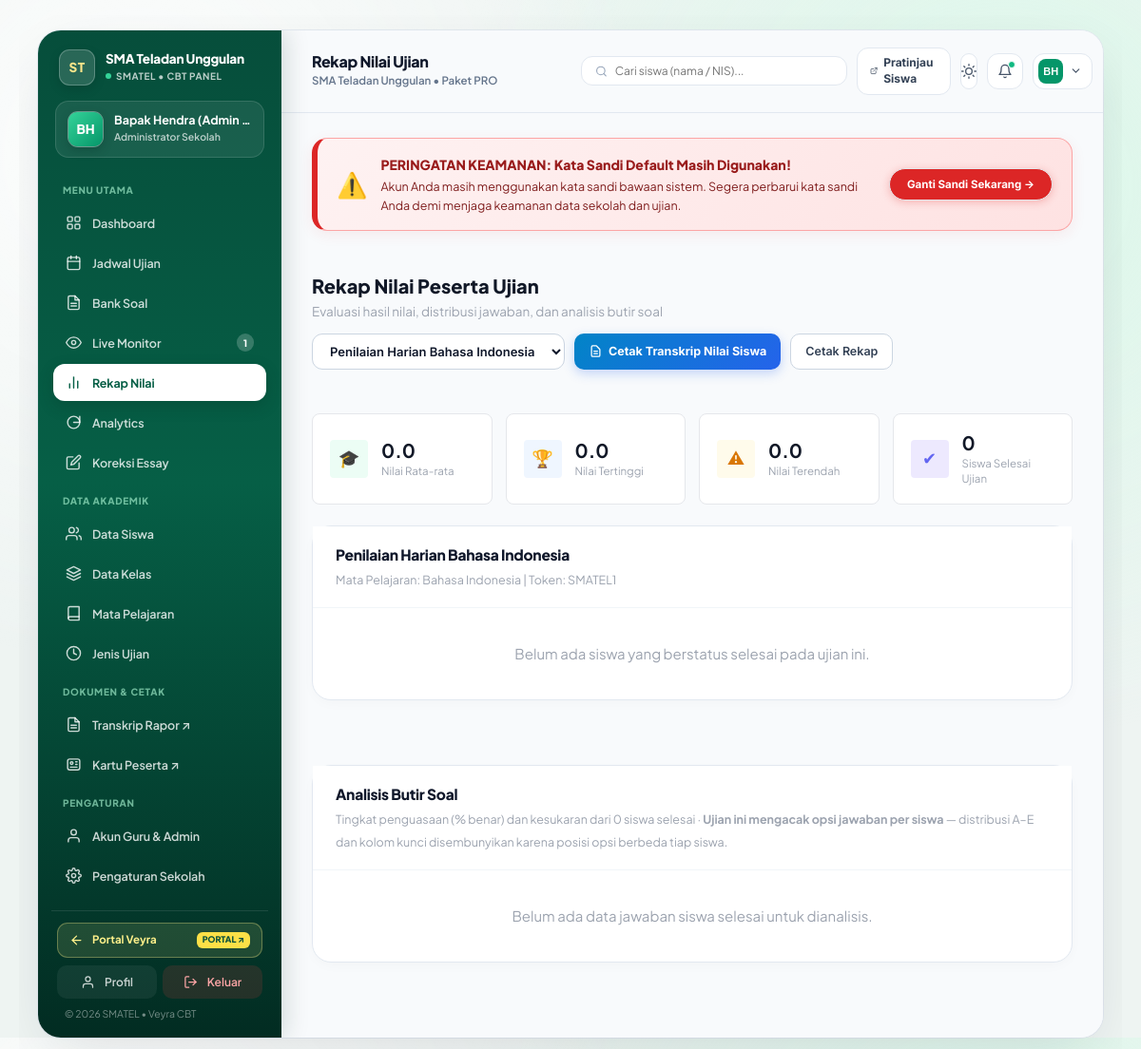
/admin/results.php (signed in), run on the app's committed database.
### tables this page shows
CREATE TABLE `tenants` (
    `id` INT AUTO_INCREMENT PRIMARY KEY,
    `code` VARCHAR(30) NOT NULL UNIQUE,
    `slug` VARCHAR(60) NOT NULL UNIQUE,
    `subdomain` VARCHAR(60) NULL,
    `name` VARCHAR(150) NOT NULL,
    `logo_url` VARCHAR(255) NULL,
    `logo` VARCHAR(500) NULL,
    `address` TEXT NULL,
    `phone` VARCHAR(30) NULL,
    `package` VARCHAR(50) NOT NULL DEFAULT 'pro',
    `student_quota` INT NOT NULL DEFAULT 500,
    `is_active` TINYINT(1) NOT NULL DEFAULT 1,
    `created_at` DATETIME NOT NULL DEFAULT CURRENT_TIMESTAMP
);

CREATE TABLE `exams` (
    `id` INT AUTO_INCREMENT PRIMARY KEY,
    `tenant_id` INT NOT NULL,
    `bank_id` INT NOT NULL,
    `class_id` INT NULL,
    `title` VARCHAR(150) NOT NULL,
    `duration_minutes` INT NOT NULL DEFAULT 60,
    `token` VARCHAR(10) NOT NULL,
    `start_time` DATETIME NOT NULL,
    `end_time` DATETIME NOT NULL,
    `randomize_questions` TINYINT(1) NOT NULL DEFAULT 1,
    `randomize_options` TINYINT(1) NOT NULL DEFAULT 0,
    `question_count` INT NULL DEFAULT NULL,
    `show_score_immediately` TINYINT(1) NOT NULL DEFAULT 1,
    `max_violations` INT NOT NULL DEFAULT 3,
    `is_active` TINYINT(1) NOT NULL DEFAULT 1,
    `created_at` DATETIME NOT NULL DEFAULT CURRENT_TIMESTAMP,
    INDEX `idx_exams_tenant` (`tenant_id`),
    INDEX `idx_ex_tenant_active` (`tenant_id`, `is_active`),
    INDEX `idx_ex_time` (`start_time`, `end_time`),
    CONSTRAINT `fk_exams_tenant` FOREIGN KEY (`tenant_id`) REFERENCES `tenants` (`id`) ON DELETE CASCADE,
    CONSTRAINT `fk_exams_bank` FOREIGN KEY (`bank_id`) REFERENCES `question_banks` (`id`) ON DELETE CASCADE
);

CREATE TABLE `subjects` (
    `id` INT AUTO_INCREMENT PRIMARY KEY,
    `tenant_id` INT NOT NULL,
    `code` VARCHAR(20) NULL,
    `name` VARCHAR(100) NOT NULL,
    `created_at` DATETIME NOT NULL DEFAULT CURRENT_TIMESTAMP,
    INDEX `idx_subjects_tenant` (`tenant_id`),
    CONSTRAINT `fk_subjects_tenant` FOREIGN KEY (`tenant_id`) REFERENCES `tenants` (`id`) ON DELETE CASCADE
);

### admin/results.php (the view, shortened to what the rows shown need)
<?php
$pageTitle = "Rekap Nilai Ujian";
require_once __DIR__ . '/_bootstrap.php';
$examId = (int)($_GET['exam_id'] ?? 0);
$examsList = Database::fetchAll("SELECT id, title, token FROM exams WHERE tenant_id = ? ORDER BY id DESC", [$tenantId]);
if ($examId === 0 && !empty($examsList)) {
    $examId = (int)$examsList[0]['id'];
}
$selectedExam = Database::fetch(
    "SELECT e.*, qb.title as bank_title, s.name as subject_name
     FROM exams e
     JOIN question_banks qb ON e.bank_id = qb.id
     JOIN subjects s ON qb.subject_id = s.id
     WHERE e.id = ? AND e.tenant_id = ?",
    [$examId, $tenantId]
);
$results = [];
$avgScore = 0.0;
$maxScore = 0.0;
$minScore = 0.0;
$optsRandom = $selectedExam && (int)$selectedExam['randomize_questions'] === 1;
if ($selectedExam) {
    $results = Database::fetchAll(
        "SELECT es.*, st.name as student_name, st.nis, c.name as class_name,
                (SELECT COUNT(*) FROM exam_answers WHERE session_id = es.id AND is_correct = 1) as correct_count,
                (SELECT COUNT(*) FROM exam_answers ea_w
                 JOIN questions qw ON ea_w.question_id = qw.id
                 WHERE ea_w.session_id = es.id
                    AND (ea_w.student_answer IS NOT NULL OR ea_w.answer_text IS NOT NULL)
                    AND ea_w.is_correct = 0
                    AND qw.question_type != 'essay') as wrong_count,
                (SELECT COUNT(*) FROM exam_answers WHERE session_id = es.id
                    AND student_answer IS NULL AND answer_text IS NULL) as empty_count,
                (SELECT COUNT(*) FROM exam_answers ea2
                 JOIN questions q2 ON ea2.question_id = q2.id
                 WHERE ea2.session_id = es.id
                    AND q2.question_type = 'essay'
                    AND ea2.answer_text IS NOT NULL
                    AND ea2.essay_score IS NOT NULL
                    AND ea2.is_correct = 0) as partial_count,
                (SELECT COUNT(*) FROM exam_answers WHERE session_id = es.id
                    AND answer_text IS NOT NULL AND essay_score IS NULL) as ungraded_count
         FROM exam_sessions es
         JOIN students st ON es.student_id = st.id
         LEFT JOIN classes c ON st.class_id = c.id
         WHERE es.exam_id = ? AND es.tenant_id = ? AND es.status = 'completed'
         ORDER BY es.score DESC, st.name ASC",
        [$examId, $tenantId]
    );
}
$itemAnalysis = [];
if ($selectedExam) {
    $itemAnalysis = Database::fetchAll(
        "SELECT q.id, q.question_text, q.correct_answer, q.points,
                COUNT(ea.id) as answered_count,
                SUM(CASE WHEN ea.is_correct = 1 THEN 1 ELSE 0 END) as correct_count,
                SUM(CASE WHEN ea.student_answer IS NULL AND ea.answer_text IS NULL THEN 1 ELSE 0 END) as blank_count,
                SUM(CASE WHEN ea.answer_text IS NOT NULL AND ea.essay_score IS NULL THEN 1 ELSE 0 END) as ungraded_count,
                SUM(CASE WHEN ea.student_answer = 'A' THEN 1 ELSE 0 END) as pick_a,
                SUM(CASE WHEN ea.student_answer = 'B' THEN 1 ELSE 0 END) as pick_b,
                SUM(CASE WHEN ea.student_answer = 'C' THEN 1 ELSE 0 END) as pick_c,
                SUM(CASE WHEN ea.student_answer = 'D' THEN 1 ELSE 0 END) as pick_d,
                SUM(CASE WHEN ea.student_answer = 'E' THEN 1 ELSE 0 END) as pick_e
         FROM questions q
         LEFT JOIN exam_answers ea ON ea.question_id = q.id
             AND ea.session_id IN (SELECT id FROM exam_sessions WHERE exam_id = :exam_id AND tenant_id = :tenant_id AND status = 'completed')
         WHERE q.bank_id = :bank_id
         GROUP BY q.id
         ORDER BY q.id ASC",
        ['exam_id' => $examId, 'tenant_id' => $tenantId, 'bank_id' => $selectedExam['bank_id']]
    );
}
require_once __DIR__ . '/header.php';
?>
<div style="display: flex; justify-content: space-between; align-items: center; margin-bottom: 24px; flex-wrap: wrap; gap: 12px;">
    <div>
        <h2 style="font-size: 20px; font-weight: 800; color: var(--text-heading);">Rekap Nilai Peserta Ujian</h2>
    </div>
</div>
<?php if (!$selectedExam): ?>
    <div class="card">
        <div class="card-body" style="text-align: center; padding: 48px; color: var(--text-muted);">
            Belum ada data ujian yang dipilih.
        </div>
    </div>
<?php else: ?>
    <div class="stats-grid">
        <div class="stat-card">
            <div class="stat-icon icon-emerald">&#127891;</div>
            <div class="stat-info">
                <div class="stat-value"><?= number_format($avgScore, 1) ?></div>
                <div class="stat-label">Nilai Rata-rata</div>
            </div>
        </div>
        <div class="stat-card">
            <div class="stat-icon icon-blue">&#127942;</div>
            <div class="stat-info">
                <div class="stat-value"><?= number_format($maxScore, 1) ?></div>
                <div class="stat-label">Nilai Tertinggi</div>
            </div>
        </div>
        <div class="stat-card">
            <div class="stat-icon icon-amber">&#9888;</div>
            <div class="stat-info">
                <div class="stat-value"><?= number_format($minScore, 1) ?></div>
                <div class="stat-label">Nilai Terendah</div>
            </div>
        </div>
        <div class="stat-card">
            <div class="stat-icon icon-indigo">&#10004;</div>
            <div class="stat-info">
                <div class="stat-value"><?= count($results) ?></div>
                <div class="stat-label">Siswa Selesai Ujian</div>
            </div>
        </div>
    </div>
    <div class="card">
        <div class="card-header">
            <div>
                <h3 class="card-title"><?= htmlspecialchars($selectedExam['title']) ?></h3>
                <small style="color: var(--text-muted);">Mata Pelajaran: <?= htmlspecialchars($selectedExam['subject_name']) ?> | Token: <?= htmlspecialchars($selectedExam['token']) ?></small>
            </div>
        </div>
        <div class="card-body" style="padding: 0;">
            <?php if (empty($results)): ?>
                <p style="padding: 36px; text-align: center; color: var(--text-muted);">Belum ada siswa yang berstatus selesai pada ujian ini.</p>
            <?php endif; ?>
        </div>
    </div>
    <div class="card" style="margin-top: 24px;">
        <div class="card-header">
            <div>
                <h3 class="card-title">Analisis Butir Soal</h3>
                <small style="color: var(--text-muted);">
                    Tingkat penguasaan (% benar) dan kesukaran dari <?= count($results) ?> siswa selesai
                    <?php if ($optsRandom): ?>
                        &middot; <b>Ujian ini mengacak opsi jawaban per siswa</b> — distribusi A–E dan kolom kunci disembunyikan karena posisi opsi berbeda tiap siswa.
                    <?php else: ?>
                        dan distribusi pilihan jawaban
                    <?php endif; ?>
                </small>
            </div>
        </div>
        <div class="card-body" style="padding: 0;">
            <?php if (empty($itemAnalysis) || count($results) === 0): ?>
                <p style="padding: 36px; text-align: center; color: var(--text-muted);">Belum ada data jawaban siswa selesai untuk dianalisis.</p>
            <?php endif; ?>
        </div>
    </div>
<?php endif; ?>
<?php require_once __DIR__ . '/footer.php'; ?>

### admin/header.php (shortened to what the rows shown need)
<?php
require_once __DIR__ . '/../core/Database.php';
require_once __DIR__ . '/../core/Tenant.php';
$school = Tenant::get();
$ssoConfigFile = __DIR__ . '/../config/sso.php';
$ssoConfig = file_exists($ssoConfigFile) ? (require $ssoConfigFile) : [];
$isLocalHost = in_array($_SERVER['HTTP_HOST'] ?? 'localhost', ['localhost', '127.0.0.1'], true)
    || strpos($_SERVER['HTTP_HOST'] ?? '', 'localhost:') === 0
    || substr($_SERVER['HTTP_HOST'] ?? '', -5) === '.test';
$portalBaseUrl = rtrim((string)($ssoConfig['sso_server_url'] ?? ($isLocalHost ? 'http://localhost/veyraeducate/public' : 'https://veyracreative.site')), '/');
$portalDashboardUrl = $portalBaseUrl . '/dashboard';
?>
<!DOCTYPE html>
<html lang="id">
<head>
    <link rel="stylesheet" href="../assets/css/style.css?v=<?= filemtime(__DIR__ . '/../assets/css/style.css') ?>">
</head>
<body class="admin-fan-page">
<div class="fan-app-canvas">
    <aside class="fan-sidebar" id="fanSidebar">
        <div>
            <div class="fan-sidebar-brand-row">
                <a href="<?= htmlspecialchars($portalDashboardUrl) ?>" class="fan-sidebar-brand" style="display: flex; align-items: center; gap: 11px; text-decoration: none; color: inherit; min-width: 0; flex: 1;" title="Kembali ke Portal Veyra: <?= htmlspecialchars($school['name'] ?? 'CBT Online') ?>">
                    <div style="min-width: 0; flex: 1;">
                        <div style="font-size: 13.5px; font-weight: 800; letter-spacing: -0.2px; line-height: 1.25; overflow: hidden; text-overflow: ellipsis; white-space: nowrap;" title="<?= htmlspecialchars($school['name'] ?? 'CBT Online') ?>">
                            <?= htmlspecialchars($school['name'] ?? 'CBT Online') ?>
                        </div>
                        <div style="font-size: 10px; color: rgba(255, 255, 255, 0.72); font-weight: 700; margin-top: 2px; text-transform: uppercase; letter-spacing: 0.5px; display: flex; align-items: center; gap: 5px;">
                            <span style="width: 6px; height: 6px; border-radius: 50%; background: #34d399; display: inline-block;"></span>
                            <span style="overflow: hidden; text-overflow: ellipsis; white-space: nowrap;"><?= htmlspecialchars($school['code']) ?> &bull; CBT Panel</span>
                        </div>
                    </div>
                </a>
            </div>
        </div>
        <div class="fan-sidebar-bottom">
            <a href="<?= htmlspecialchars($portalDashboardUrl) ?>" class="fan-portal-return-btn" title="Kembali ke Dashboard Portal Utama Veyra Educate">
                <svg class="fan-nav-svg" viewBox="0 0 24 24" fill="none" stroke="currentColor" stroke-width="2.3" style="width: 15px; height: 15px;">
                    <line x1="19" y1="12" x2="5" y2="12"></line>
                    <polyline points="12 19 5 12 12 5"></polyline>
                </svg>
                <span>Portal Veyra</span>
                <span class="fan-portal-badge">PORTAL ↗</span>
            </a>
            <div style="display: flex; gap: 6px;">
                <a href="profile.php" class="fan-logout-btn" style="flex: 1; justify-content: center; background: rgba(255,255,255,0.06);">
                </a>
                <a href="../logout.php" class="fan-logout-btn" style="flex: 1; justify-content: center; background: rgba(239,68,68,0.14); color: #fca5a5;">
                </a>
            </div>
            <div class="fan-sidebar-copy">&copy; <?= date('Y') ?> <?= htmlspecialchars($school['code']) ?> &bull; Veyra CBT</div>
        </div>
    </aside>
    <main class="fan-main-content">
        <div class="fan-top-header">
            <div style="display: flex; align-items: center; gap: 14px; min-width: 0;">
                <div style="min-width: 0;">
                    <div style="font-size: 16px; font-weight: 800; color: #0f172a; letter-spacing: -0.3px; line-height: 1.2;">
                        <?= htmlspecialchars($pageTitle ?? 'Dashboard Admin') ?>
                    </div>
                    <div style="font-size: 11.5px; color: #64748b; font-weight: 600; margin-top: 2px; white-space: nowrap; overflow: hidden; text-overflow: ellipsis;">
                        <?= htmlspecialchars($school['name'] ?? 'CBT Online') ?> &bull; Paket <?= strtoupper(htmlspecialchars($school['package'] ?? 'PRO')) ?>
                    </div>
                </div>
            </div>
        </div>

### data on the page
tenants: name "SMA Teladan Unggulan", code "SMATEL", package "PRO"
exams: title "Penilaian Harian Bahasa Indonesia", subjects.name "Bahasa Indonesia", token "SMATEL1"

### other printed values
$schoolInitials "ST"
$initials "BH"
$user['name'] "Bapak Hendra (Admin…"
count($notifExams) "1"
$pageTitle "Rekap Nilai Ujian"
$avgScore "0.0"
$maxScore "0.0"
$minScore "0.0"
count($results) "0"
form field exam_id "Penilaian Harian Bahasa Indonesia"
